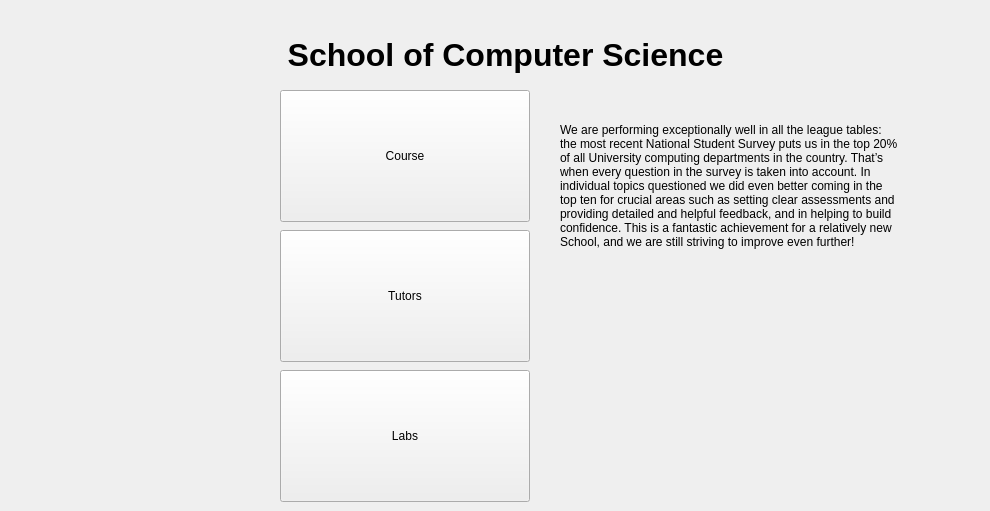
    <widget class="QWidget" name="SoCS">
     <widget class="QLabel" name="SoCS_Title">
      <property name="geometry">
       <rect>
        <x>40</x>
        <y>10</y>
        <width>931</width>
        <height>91</height>
       </rect>
      </property>
      <property name="text">
       <string>&lt;html&gt;&lt;head/&gt;&lt;body&gt;&lt;p align=&quot;center&quot;&gt;&lt;span style=&quot; font-size:24pt; font-weight:600;&quot;&gt;School of Computer Science&lt;/span&gt;&lt;/p&gt;&lt;/body&gt;&lt;/html&gt;</string>
      </property>
     </widget>
     <widget class="QLabel" name="SoCS_info">
      <property name="geometry">
       <rect>
        <x>560</x>
        <y>100</y>
        <width>421</width>
        <height>201</height>
       </rect>
      </property>
      <property name="text">
       <string>&lt;html&gt;&lt;head/&gt;&lt;body&gt;&lt;p&gt;We are performing exceptionally well in all the league tables:&lt;br/&gt;the most recent National Student Survey puts us in the top 20%&lt;br/&gt;of all University computing departments in the country. That’s&lt;br/&gt;when every question in the survey is taken into account. In&lt;br/&gt;individual topics questioned we did even better coming in the&lt;br/&gt;top ten for crucial areas such as setting clear assessments and&lt;br/&gt;providing detailed and helpful feedback, and in helping to build&lt;br/&gt;confidence. This is a fantastic achievement for a relatively new&lt;br/&gt;School, and we are still striving to improve even further!&lt;br/&gt;&lt;br/&gt;&lt;/p&gt;&lt;/body&gt;&lt;/html&gt;</string>
      </property>
     </widget>
     <widget class="QPushButton" name="Lab_Button">
      <property name="geometry">
       <rect>
        <x>280</x>
        <y>370</y>
        <width>250</width>
        <height>132</height>
       </rect>
      </property>
      <property name="text">
       <string>Labs</string>
      </property>
     </widget>
     <widget class="QPushButton" name="Tutors_info">
      <property name="geometry">
       <rect>
        <x>280</x>
        <y>230</y>
        <width>250</width>
        <height>132</height>
       </rect>
      </property>
      <property name="text">
       <string>Tutors</string>
      </property>
     </widget>
     <widget class="QPushButton" name="Course_info">
      <property name="geometry">
       <rect>
        <x>280</x>
        <y>90</y>
        <width>250</width>
        <height>132</height>
       </rect>
      </property>
      <property name="text">
       <string>Course</string>
      </property>
     </widget>
     <widget class="QLabel" name="label_4">
      <property name="geometry">
       <rect>
        <x>50</x>
        <y>90</y>
        <width>211</width>
        <height>401</height>
       </rect>
      </property>
      <property name="text">
       <string/>
      </property>
      <property name="pixmap">
       <pixmap resource="Images.qrc">:/Images/pics/images/t4_6273202722473610293.jpg</pixmap>
      </property>
      <property name="scaledContents">
       <bool>true</bool>
      </property>
     </widget>
    </widget>
